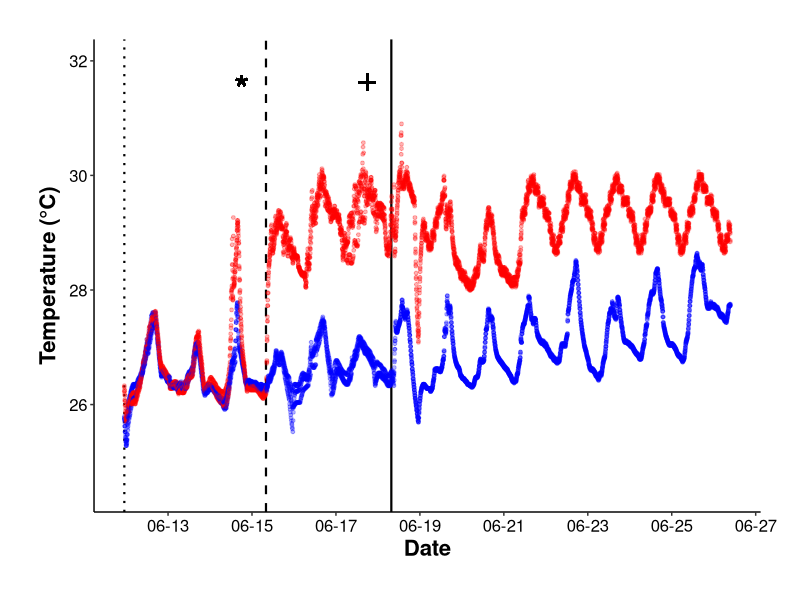
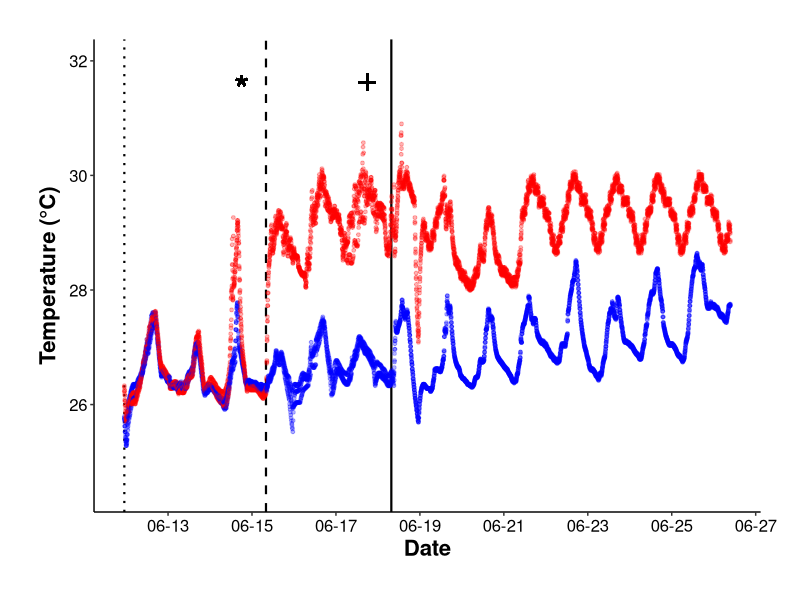

Recreate these plots in R, in order.
## ---- chunk 1
knitr::opts_chunk$set(echo = TRUE, warning=FALSE, message=FALSE)

library("car") #levenes test
library("ggplot2") #plotting
library("plotrix") #plotting
library("reshape2") #data shaping
require("gridExtra") #Arrange Plots for output
require("plyr") #for ddply
require("dplyr")
require("utils")
library("tidyverse")
library("lubridate")
library("scales")
## ---- chunk 2
temps<-read.csv("Mcap2021/Data/Environmental/Temperature/Temperatures.csv")

temps<-temps%>%
  filter(!Temp>35)%>% #remove artifical values
  filter(!Temp<24) #remove artifical values

temps$DateTime<-as.POSIXct(temps$DateTime, format="%m/%d/%y %H:%M")

temp_plot<-ggplot(temps)+
     geom_vline(xintercept=as.numeric(temps$DateTime[1]), linetype="dotted", color="black", size=0.75)+
    geom_vline(xintercept=as.numeric(temps$DateTime[2920]), linetype="dashed", color="black", size=0.75)+
     geom_vline(xintercept=as.numeric(temps$DateTime[5500]), linetype="solid", color="black", size=0.75)+
    geom_point(aes(DateTime,Temp,color=Treatment),alpha=0.3,size=1)+
     scale_color_manual(values=c("blue","red"))+
     #geom_smooth(aes(DateTime,Temp,color=Treatment),se=FALSE,span=0.15,size=1)+
     scale_x_datetime(date_breaks="2 days",minor_breaks=waiver(),labels=date_format("%m-%d"))+
     geom_text(x=as.POSIXct("2021-06-14 18:00:00"), y=31.5, label="*", size=10)+
     geom_text(x=as.POSIXct("2021-06-17 18:00:00"), y=31.7, label="+", size=9)+
     ylim(24.5, 32)+
     ylab(expression(bold("Temperature (°C)")))+
     xlab(expression(bold("Date")))+
     theme_classic() + 
     theme(
      legend.position="none",
      axis.title=element_text(face="bold", size=16),
      axis.text=element_text(size=12, color="black"), 
      legend.title=element_text(face="bold", size=14), 
      legend.text=element_text(size=12), 
      plot.margin = margin(1,1,1,1, unit="cm")
      ); temp_plot

ggsave(filename="Mcap2021/Figures/Temperatures.png", plot=temp_plot, dpi=300, width=9, height=5, units="in")
## ---- chunk 3
temps%>% filter(DateTime < as.POSIXct("2021-06-15 08:00:00")) %>%summarise(mean=mean(Temp),sd=sd(Temp),se=std.error(Temp))
## ---- chunk 4
temps%>% filter(DateTime > as.POSIXct("2021-06-15 08:00:00"))%>% filter(DateTime < as.POSIXct("2021-06-18 18:30:00"))%>% group_by(Treatment)%>%summarise(mean=mean(Temp),sd=sd(Temp),se=std.error(Temp))
## ---- chunk 5
temps%>% filter(DateTime > as.POSIXct("2021-06-19 08:00:00"))%>% group_by(Treatment)%>%summarise(mean=mean(Temp),sd=sd(Temp),se=std.error(Temp))
## ---- chunk 6
temps%>% filter(DateTime > as.POSIXct("2021-06-15 08:00:00"))%>% filter(DateTime < as.POSIXct("2021-06-18 18:30:00"))%>% group_by(Treatment)%>%summarise(max=max(Temp))
